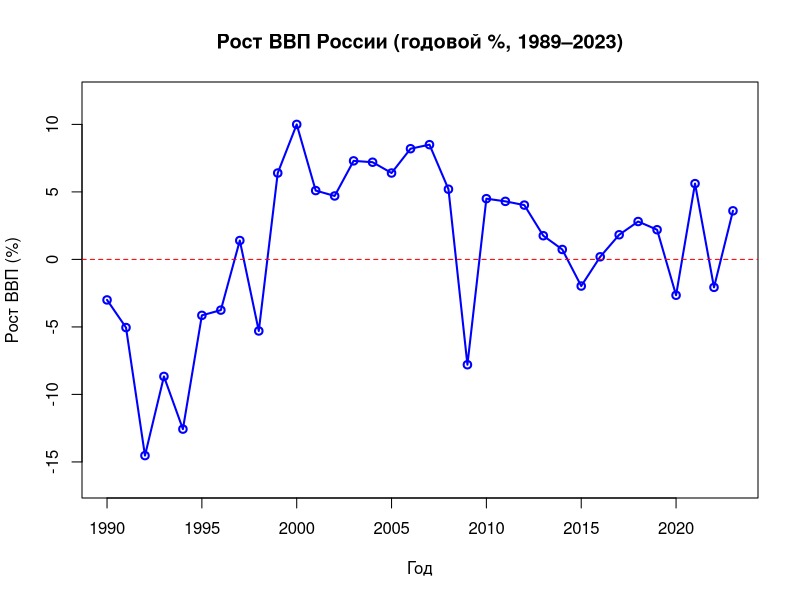
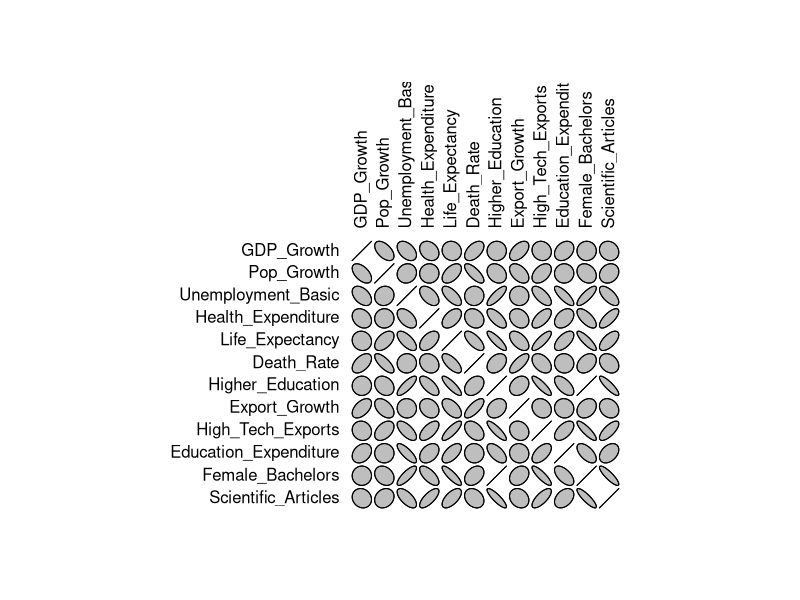
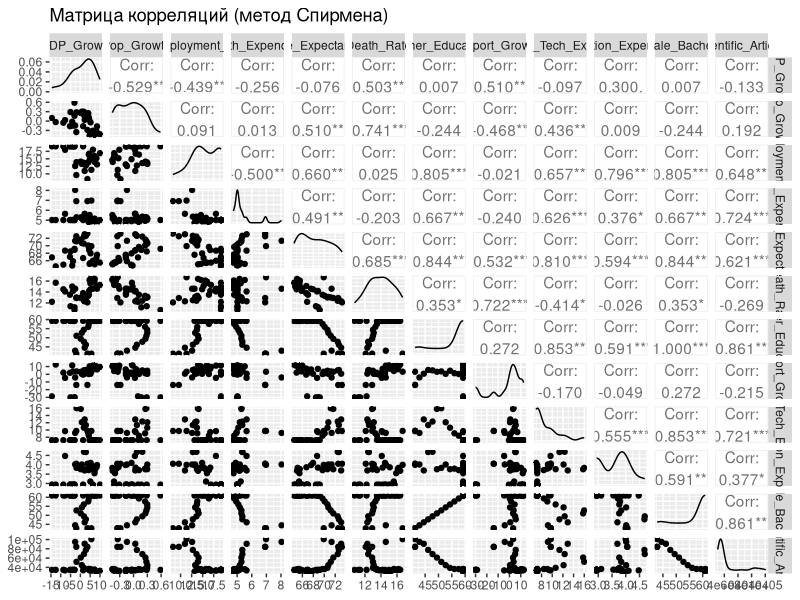
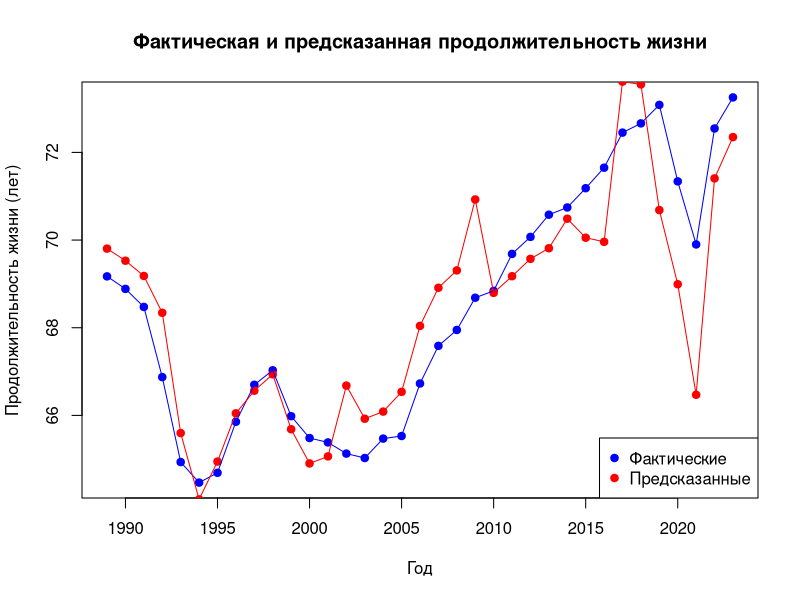

These figures' R source, in order:
library(car)
library(GGally)

# Чтение данных
data <- read.csv("data.csv", header = TRUE, stringsAsFactors = FALSE)
years <- 1989:2023

# 1. График прироста ВВП
gdp_growth <- data[data$Series.Code == "NY.GDP.MKTP.KD.ZG", ]

gdp_values <- as.numeric(gdp_growth[5:39]) 

valid_years <- years[!is.na(gdp_values)]
valid_values <- gdp_values[!is.na(gdp_values)]

plot(valid_years, valid_values, 
     type = "o",
     col = "blue", 
     lwd = 2,
     main = "Рост ВВП России (годовой %, 1989–2023)",
     xlab = "Год",
     ylab = "Рост ВВП (%)",
     ylim = c(min(valid_values, na.rm = TRUE) - 2, max(valid_values, na.rm = TRUE) + 2))

abline(h = 0, col = "red", lty = 2)


# 2. Визуализация корреляции
library(ellipse)
df <- data.frame(
  GDP_Growth = as.numeric(data[data$Series.Code == "NY.GDP.MKTP.KD.ZG", 5:39]),
  Pop_Growth = as.numeric(data[data$Series.Code == "SP.POP.GROW", 5:39]),
  Unemployment_Basic = as.numeric(data[data$Series.Code == "SL.UEM.BASC.ZS", 5:39]),
  Health_Expenditure = as.numeric(data[data$Series.Code == "SH.XPD.CHEX.GD.ZS", 5:39]),
  Life_Expectancy = as.numeric(data[data$Series.Code == "SP.DYN.LE00.IN", 5:39]),
  Death_Rate = as.numeric(data[data$Series.Code == "SP.DYN.CDRT.IN", 5:39]),
  Higher_Education = as.numeric(data[data$Series.Code == "SE.TER.CUAT.BA.ZS", 5:39]),
  Export_Growth = as.numeric(data[data$Series.Code == "NE.EXP.GNFS.KD.ZG", 5:39]),
  High_Tech_Exports = as.numeric(data[data$Series.Code == "TX.VAL.TECH.MF.ZS", 5:39]),
  Education_Expenditure = as.numeric(data[data$Series.Code == "SE.XPD.TOTL.GD.ZS", 5:39]),
  Female_Bachelors = as.numeric(data[data$Series.Code == "SE.TER.CUAT.BA.FE.ZS", 5:39]),
  Scientific_Articles = as.numeric(data[data$Series.Code == "IP.JRN.ARTC.SC", 5:39])
)

# Функция для интерполяции NA значений
interpolate_na <- function(x) {
  if(all(is.na(x))) return(x)
  if (sum(!is.na(x)) < 2) {
    warning(paste("Слишком мало данных для интерполяции в столбце. Пропуск."))
    return(x)
  }
  
  # Линейная интерполяция
  approx(1:length(x), x, xout = 1:length(x), method = "linear", rule = 2)$y
}

# Применяем интерполяцию ко всем столбцам
df_interpolated <- as.data.frame(lapply(df, interpolate_na))

# Вычисление корреляционной матрицы (метод Спирмена)
cor_matrix <- cor(df_interpolated, method = "spearman")

# Построение графика корреляции
plotcorr(cor_matrix)

# 1. Корреляция роста ВВП и прироста населения
cor(df_interpolated$GDP_Growth, df_interpolated$Pop_Growth, method = "spearman")
cor.test(df_interpolated$GDP_Growth, df_interpolated$Pop_Growth, method = "spearman")

# 2. Прирост населения и динамика безработицы (базовое образование)
cor(df_interpolated$Unemployment_Basic, df_interpolated$Pop_Growth, method = "spearman")
cor.test(df_interpolated$Unemployment_Basic, df_interpolated$Pop_Growth, method = "spearman")

# 3. Расходы на медицину и продолжительность жизни/смертность
# Медицина и продолжительность жизни
cor(df_interpolated$Health_Expenditure, df_interpolated$Life_Expectancy, method = "spearman")
cor.test(df_interpolated$Health_Expenditure, df_interpolated$Life_Expectancy, method = "spearman")

# Медицина и смертность
cor(df_interpolated$Health_Expenditure, df_interpolated$Death_Rate, method = "spearman")
cor.test(df_interpolated$Health_Expenditure, df_interpolated$Death_Rate, method = "spearman")

# 4. Высшее образование и экспорт/высокотехнологичное производство
# Образование и экспорт
cor(df_interpolated$Higher_Education, df_interpolated$Export_Growth, method = "spearman")
cor.test(df_interpolated$Higher_Education, df_interpolated$Export_Growth, method = "spearman")

# Образование и высокие технологии
cor(df_interpolated$Higher_Education, df_interpolated$High_Tech_Exports, method = "spearman")
cor.test(df_interpolated$Higher_Education, df_interpolated$High_Tech_Exports, method = "spearman")

# 5. Расходы на образование и бакалавры среди женщин
cor(df_interpolated$Education_Expenditure, df_interpolated$Female_Bachelors, method = "spearman")
cor.test(df_interpolated$Education_Expenditure, df_interpolated$Female_Bachelors, method = "spearman")

# 6. Высшее образование и научные статьи в журналах
cor(df_interpolated$Higher_Education, df_interpolated$Scientific_Articles, method = "spearman")
cor.test(df_interpolated$Higher_Education, df_interpolated$Scientific_Articles, method = "spearman")

ggpairs(df_interpolated,
        upper = list(continuous = wrap("cor", method = "spearman")),
        title = "Матрица корреляций (метод Спирмена)"
)

# 3. Регрессия
fit_gdp <- lm(GDP_Growth ~ Pop_Growth + Export_Growth, data=df_interpolated)
fit_gdp
summary(fit_gdp)

fit_pop <- lm(Pop_Growth ~ GDP_Growth + Life_Expectancy, data=df_interpolated)
summary(fit_pop)

fit_life <- lm (Life_Expectancy ~ Pop_Growth + Death_Rate + Education_Expenditure, data=df_interpolated)
summary(fit_life)

# 4. Предсказание модели
predictions <- predict(fit_life)
df_interpolated$Predicted_Life <- predict(fit_life)
plot(years, df_interpolated$Life_Expectancy, 
     col = "blue", pch = 19, 
     xlab = "Год", ylab = "Продолжительность жизни (лет)",
     main = "Фактическая и предсказанная продолжительность жизни")
points(years, df_interpolated$Predicted_Life, 
       col = "red", pch = 19)
lines(years, df_interpolated$Life_Expectancy, 
      col = "blue")
lines(years, df_interpolated$Predicted_Life, 
      col = "red")
legend("bottomright", 
       legend = c("Фактические", "Предсказанные"),
       col = c("blue", "red"), pch = c(19, 19))
